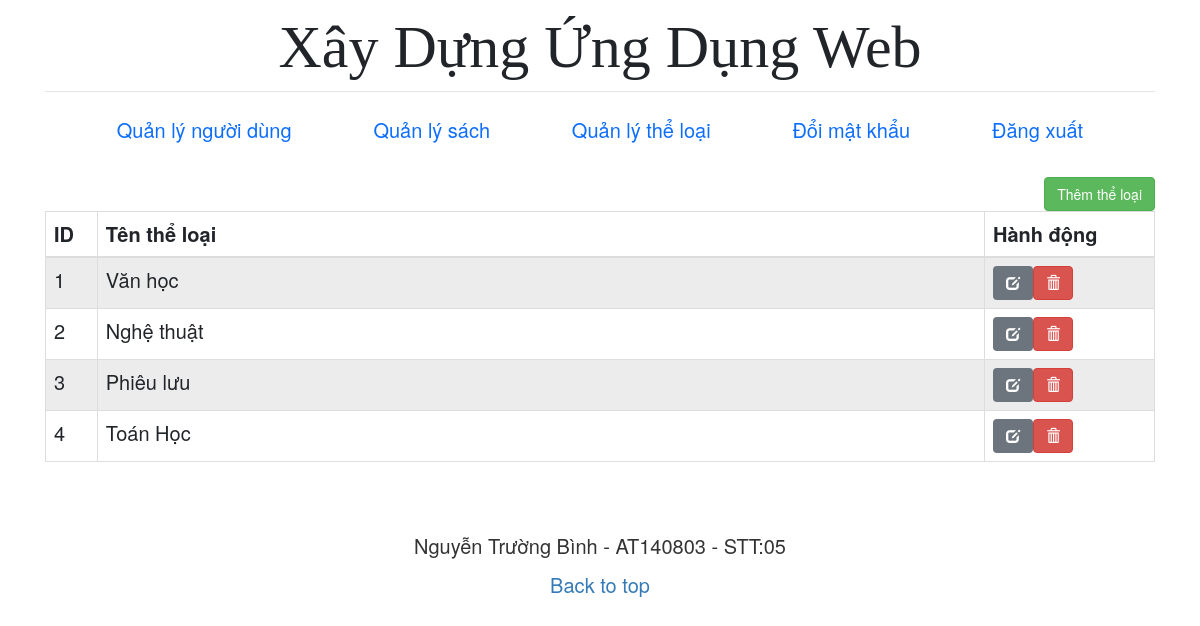
/categories/index.php (signed in), run on the app's committed database.
### tables this page shows
CREATE TABLE `categories` (
  `id` int(11) NOT NULL,
  `name` text NOT NULL
);

### checkPermission.php (called while the page is built)
<?php
    function checkPermission($conn, $role_id, $permission_id){
        $sql ="SELECT * FROM roles_permissions
        LEFT JOIN users ON users.role_id = roles_permissions.role_id
        WHERE users.role_id = $role_id
        AND roles_permissions.perm_id = $permission_id";
        $result = mysqli_query($conn, $sql);
        $rows = mysqli_num_rows($result);
        if ($rows == 0) {
            return false;
        } else {
            return true;
        };
    }

### categories/index.php (the view, shortened to what this page needs)
<?php include "../includes/header.php"; ?>
<?php
require_once("../libs/connection.php");
require_once("../checkPermission.php");
if (checkPermission($conn, $_SESSION['role_id'], 8)) {
?>
  <main class="container">
    <a href="create.php" class="btn btn-success pull-right">Thêm thể loại</a>
    <?php
    $sql = "SELECT * FROM categories";
    if ($result = mysqli_query($conn, $sql)) {
      if (mysqli_num_rows($result) > 0) {
        echo "<table class='table table-bordered table-striped'>";
        echo "<thead>";
        echo "<tr>";
        echo "<th>ID</th>";
        echo "<th style='width: 80%;'>Tên thể loại</th>";
        echo "<th>Hành động</th>";
        echo "</tr>";
        echo "</thead>";
        echo "<tbody>";
        $i=1;
        while ($row = mysqli_fetch_array($result)) {
          echo "<tr>";
          echo "<td>" . $i++ . "</td>";
          echo "<td>" . $row['name'] . "</td>";
          echo "<td>";
          echo "<a href='edit.php?id=" . $row['id'] . "' class='btn btn-secondary'><span class='glyphicon glyphicon-edit'></span></a>";
          echo "<a href='delete.php?id=" . $row['id'] . "' class='btn btn-danger'><span class='glyphicon glyphicon-trash'></span></a>";
          echo "</td>";
          echo "</tr>";
        }
        echo "</tbody>";
        echo "</table>";
      } else {
        echo "<p class='lead'><em>Không tìm thấy bản ghi.</em></p>";
      }
    } else {
      echo "ERROR: Không thể thực thi $sql. " . mysqli_error($conn);
    }
    ?>
  </main>
<?php
} else {
  header('Location: ../403.php');
}
?>
<?php include "../includes/footer.php" ?>

### asset/css/style.css (style rules this page uses)
body, html { font-size: 20px!important; }

### data on the page
categories: name "Văn học"
categories: name "Nghệ thuật"
categories: name "Phiêu lưu"
categories: name "Toán Học"
